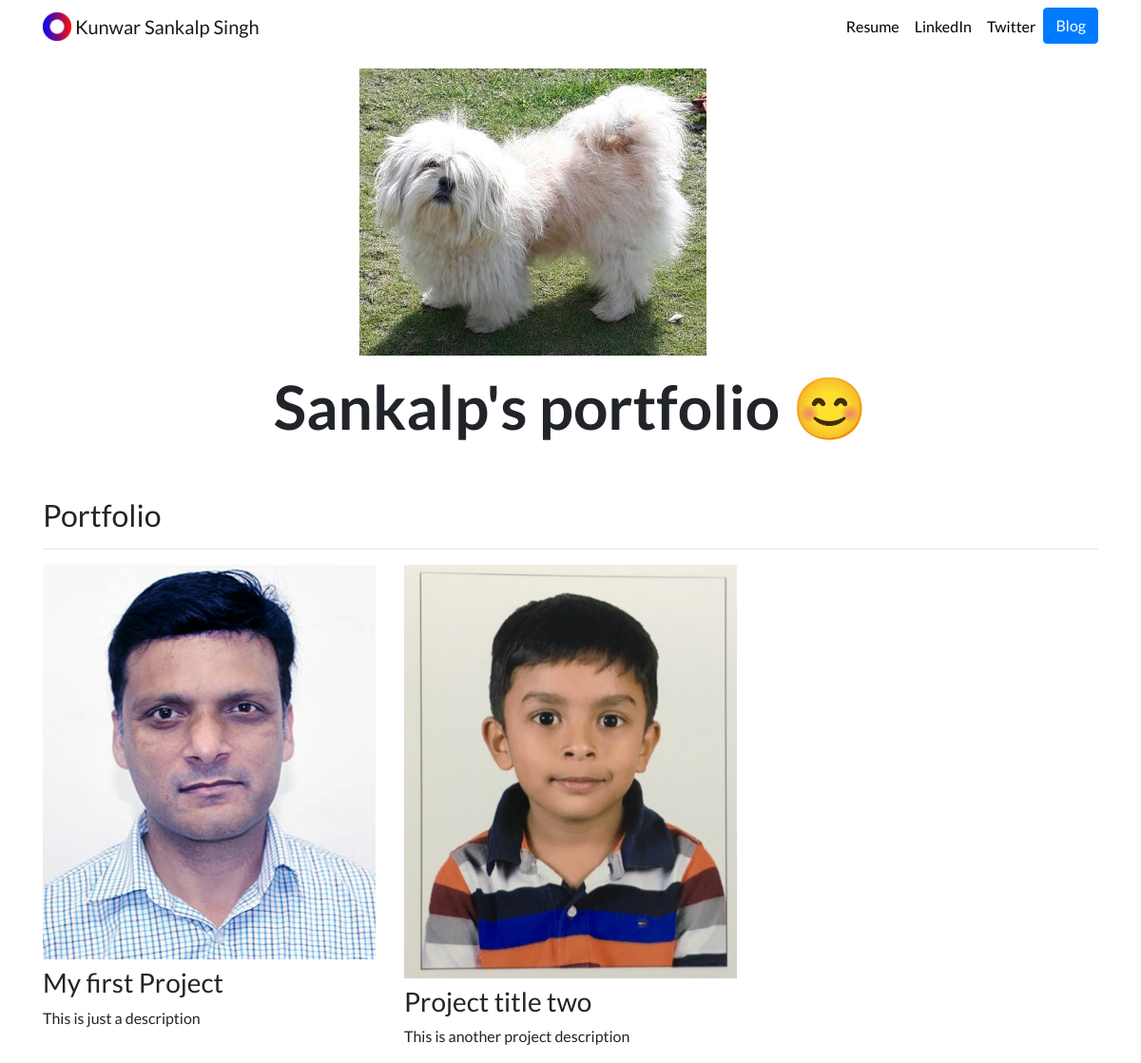
The page / on the database its author committed.
### portfolio/models.py (models this page shows, shortened)
class Project(models.Model):
    title = models.CharField(max_length=100)
    description = models.CharField(max_length=250)
    image = models.ImageField(upload_to='portfolio/images/')
    url = models.URLField(blank=True)

### portfolio/views.py (the view)
# urls.py: 2. Add a URL to urlpatterns:  path('', views.home, name='home')
def home(request):
    projects = Project.objects.all()
    return render(request, 'portfolio/home.html', {'projects': projects})

### portfolio/templates/portfolio/home.html
{% extends "portfolio/base.html" %}
{% load static %}
{% block content %}
<div class="row justify-content-center my-3">
  <div class="col-5">
    <img src="{% static 'portfolio/Selfie.jpg' %}" class="img-fluid">
  </div>
</div>
<div class="row justify-content-center mb-3">
  <div class="col-md-9 text-center">
    <h1 id="hometext" class="font-weight-bold">Sankalp's portfolio 😊</h1>
  </div>
</div>
<h2 class="mt-5">Portfolio</h2>
<hr>
<div class="row">
  {% for project in projects %}
  <div class="col-lg-4 col-md-6">
    {% if project.url %}
    <a href="{{ project.url }}">
      <img src="{{ project.image.url }}" class="img-fluid mb-2">
    </a>
    {% else %}
    <img src="{{ project.image.url }}" class="img-fluid mb-2">
    {% endif %}
    <h3>{{ project.title }}</h3>
    <p>{{ project.description }}</p>
  </div>
  {% endfor %}
</div>
{% endblock %}

### portfolio/static/portfolio/custom.css (style rules this page uses)
body { font-family: 'Lato', sans-serif; }
@media (min-width: 992px) { #hometext { font-size: 4rem; } }

### rows shown on the page
Project: image (picture), title "My first Project", description "This is just a description"
Project: image (picture), title "Project title two", description "This is another project description"
